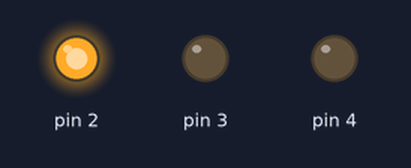
This sketch was run on a simulated Arduino Uno, built with avr-gcc and run on an emulated ATmega328P. Shown: output pins drawn as LEDs (lit = HIGH).

Above: at 0.5 s.
At 1.1 s:
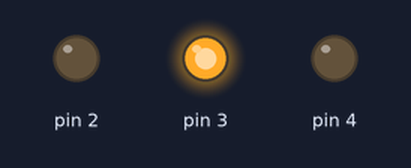
At 3.1 s:
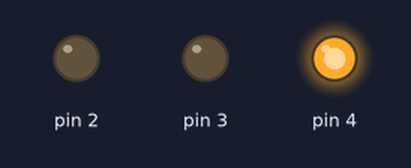
Timing chart, 0 to 3.9 s (numbered marks = the images above):
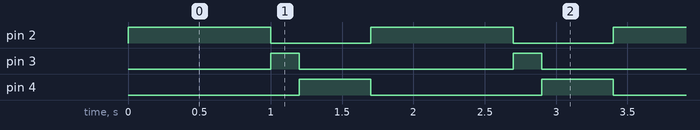

Measured:
- by itself, pin 2: alternates HIGH for 1.0 s and LOW for 0.70 s
- by itself, pin 3: alternates HIGH for 0.20 s and LOW for 1.5 s
- by itself, pin 4: alternates HIGH for 0.50 s and LOW for 1.2 s

The sketch:

segon.ino
```cpp
//Opening three LEDs
void setup() {
  pinMode(2, OUTPUT);
  pinMode(3, OUTPUT);
  pinMode(4, OUTPUT);
}

void loop() {
  digitalWrite(2, HIGH); // HIGH = 5 Volts
  delay(1000); // delay = parada. parametre = en milisegons
  digitalWrite(2, LOW);

  digitalWrite(3, HIGH); // HIGH = 5 Volts
  delay(200); // delay = parada. parametre = en milisegons
  digitalWrite(3, LOW);

  digitalWrite(4, HIGH); // HIGH = 5 Volts
  delay(500); // delay = parada. parametre = en milisegons
  digitalWrite(4, LOW);
}
```
